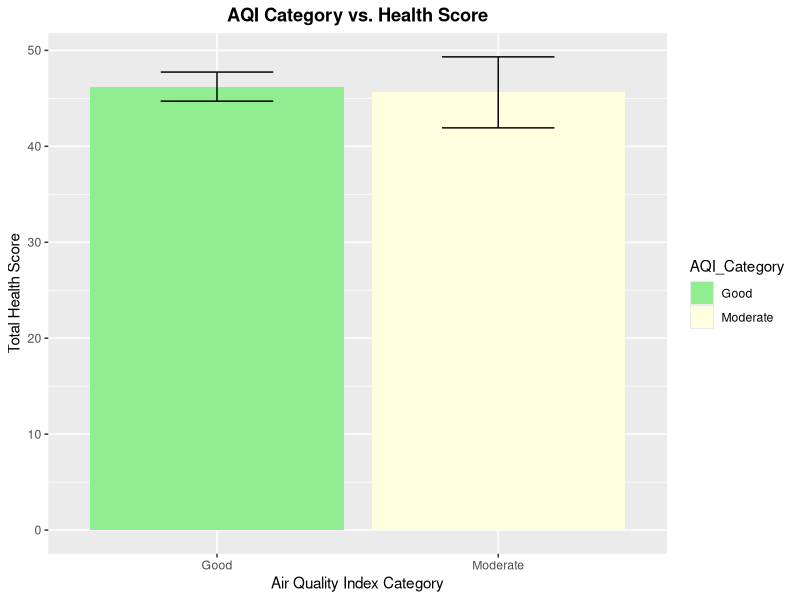
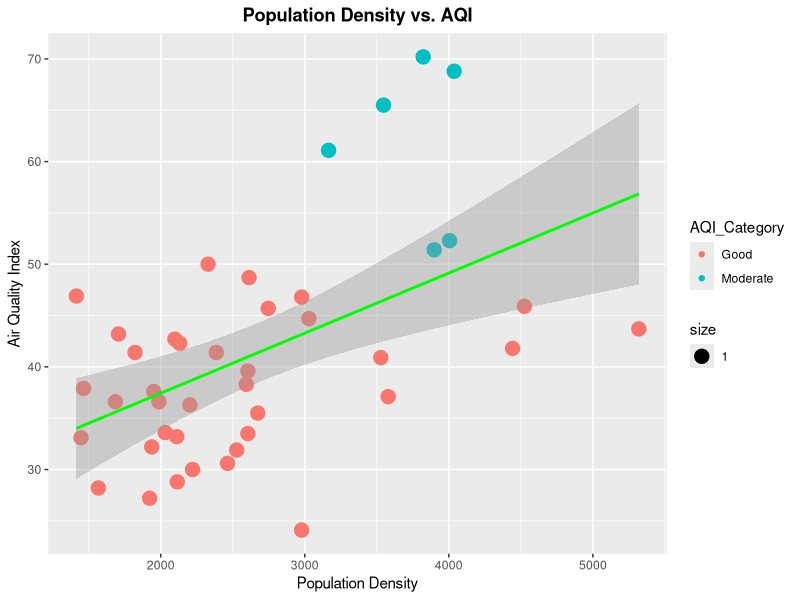
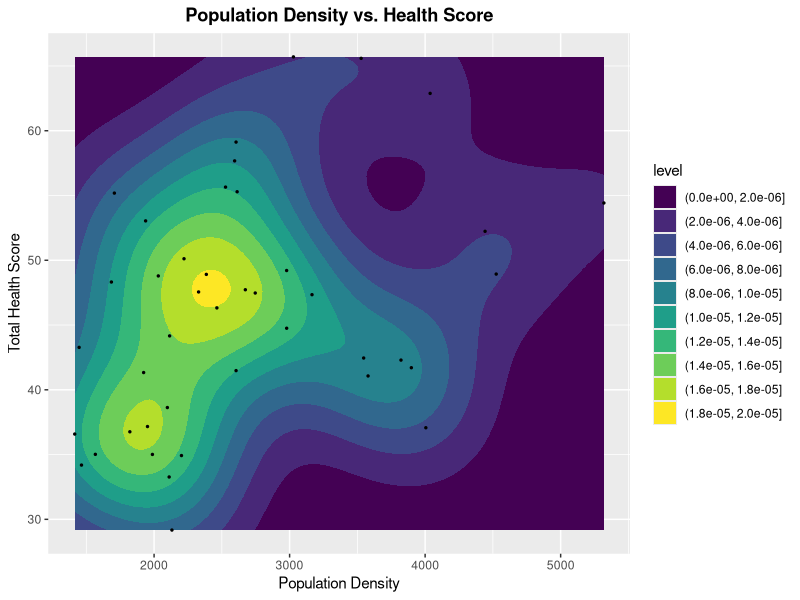

The R source for these figures, in order:
## ---- chunk 1
knitr::opts_chunk$set(echo = TRUE, eval = TRUE, fig.align = "center", warning = F, message = F,
tidy=TRUE, tidy.opts=list(width.cutoff=60), R.options=list(max.print=100))
## ---- chunk 2
library(tidyverse)
library(knitr)
health <- read_csv("Sheet 2.csv")
pollution <- read_csv("Sheet 1.csv")
pollution <- pollution %>% rename(City = "Cities")
## ---- chunk 3
pollution %>% pivot_wider(names_from = City, values_from = AQI) 

wide2 <- health %>% pivot_wider(names_from = City, values_from = Healthcare)
wide2 %>% pivot_longer(6:187, names_to = "City", values_to = "Healthcare") %>% head()
## ---- chunk 4
combined_data <- inner_join(pollution, health, by = "City")
head(combined_data)
nrow(health)
nrow(pollution)
nrow(combined_data)

## ---- chunk 5
combined_data <- combined_data %>% select(-`Overall Rank`)
combined_data <- combined_data %>% rename(Total_Health_Score = "Total Score")
combined_data <- combined_data %>% mutate(AQI_Category = case_when(AQI<=50 ~ "good", AQI>50 ~ "moderate"))
## ---- chunk 6
combined_data <- combined_data %>% mutate(AQI_Category = str_replace(AQI_Category, "good", "Good"))
combined_data <- combined_data %>% mutate(AQI_Category = str_replace(AQI_Category, "moderate", "Moderate"))
combined_data %>% group_by(AQI_Category) %>% summarize(n()) %>% kable()
combined_data %>% group_by(AQI_Category) %>% summarize(mean(Total_Health_Score)) %>% kable()
combined_data %>% group_by(AQI_Category) %>% summarize(sd(Total_Health_Score))
combined_data %>% filter(Average_Temp>59) %>% summarize(mean_total_health_score = mean(Total_Health_Score)) %>% kable()
combined_data %>% filter(Average_Temp<59) %>% summarize(mean_total_health_score = mean(Total_Health_Score)) %>% kable()
combined_data %>% arrange(desc(Total_Health_Score))
combined_data
combined_data %>% select(3:9) %>% summarize_all(mean)
combined_data %>% select(3:9) %>% summarize_all(max)
combined_data %>% select(3:9) %>% summarize_all(min)
combined_data %>% select(3:9) %>% summarize_all(sd)
combined_data %>% summarize_all(function(x) sum(is.na(x)))
combined_data %>% pivot_wider(names_from = AQI_Category, values_from = Total_Health_Score)
## ---- chunk 7
combined_data %>% ggplot(aes(AQI_Category, Total_Health_Score, fill=AQI_Category)) + geom_bar(stat = "summary", fun=mean) + xlab("Air Quality Index Category") + ylab("Total Health Score") + geom_errorbar(stat="summary", width=0.4) + ggtitle("AQI Category vs. Health Score") + theme(plot.title = element_text(hjust = 0.5)) + theme(plot.title = element_text(face = "bold")) + scale_fill_manual(values = c(Good="LightGreen",Moderate="LightYellow"))
## ---- chunk 8
combined_data %>% ggplot(aes(Population_Density,AQI)) + geom_point(aes(color=AQI_Category, size=1)) + xlab("Population Density") + ylab("Air Quality Index") + geom_smooth(method = "lm", color="green") + ggtitle("Population Density vs. AQI") + theme(plot.title = element_text(hjust = 0.5)) + theme(plot.title = element_text(face = "bold")) 
## ---- chunk 9
combined_data %>% ggplot(aes(x=Population_Density, y=Total_Health_Score)) + geom_density2d_filled() + geom_jitter(size=0.5) + xlab("Population Density") + ylab("Total Health Score") + ggtitle("Population Density vs. Health Score") + theme(plot.title = element_text(hjust = 0.5)) + theme(plot.title = element_text(face = "bold"))
